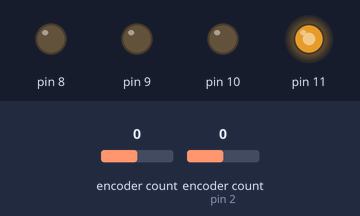
Recording of a program running on a simulated Teensy 4. Parts: output pins drawn as LEDs (lit = HIGH). The inputs (shaded band) are chosen by the test bench; at power-on: encoder count 0, encoder count (sensor on pin 2) 0. What the program prints to the serial monitor is not drawn.

Above: at 0.1 s.
Timing chart, 0 to 1.6 s (numbered marks = the images above):
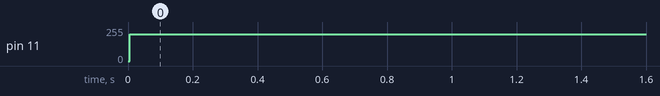

Measured:
- by itself, pin 11: 0/255 → 200/255 at 0.01 s

The program:

main.cpp
```cpp
#include <Encoder.h>
#include <ros.h>
#include <std_msgs/String.h>

Encoder FRenc(2, 3);
//Encoder FLenc(4, 5);
Encoder BRenc(0, 1);
//Encoder BLenc(6, 7);
//timers
IntervalTimer myTimer;

uint32_t enc_timer = 0;
int8_t FRenc_dir = 0; //-1 = backward, 1 = forwad
uint32_t mCurPosValue = 0;

uint8_t FRpwmA = 10;
uint8_t FRpwmB = 11;

double pulsePerRevolution = 932.8; //11*2*2*21.3=932.8 for 2 encoders with 11 pulses. quadrature means times another 2 and gear reduction is 21.3

void countSpeed()
{
}
void setup()
{
    Serial.begin(9600);
    while (!Serial && millis() < 4000)
        ;

    myTimer.begin(countSpeed, 100000); // countspeed every 0.10 seconds
    enc_timer = millis();
    pinMode(8, OUTPUT);
    pinMode(9, OUTPUT);
}

long oldPosition = -999;
//long newPosition = 0;

void getSpeed(Encoder encNumber)
{

    if (millis() - enc_timer > 1000)
    {
        long newPosition = encNumber.read();
        if (newPosition != oldPosition)
        {

            if (oldPosition < newPosition)
            {
                FRenc_dir = 1;
            }
            else
            {
                FRenc_dir = -1;
            }
            Serial.println(newPosition);
            //Serial.println((double)newPosition / 0.05 * 60.0 / pulsePerRevolution * 20.42035225);
            oldPosition = newPosition;

            //Serial.println(FRenc_dir);
            FRenc.write(0);
        }
        //encNumber.write(0);
        enc_timer = millis();
    }
}

void loop()
{

    getSpeed(FRenc);
    //FRenc.write(0);
    //getSpeed(FLenc);
    //getSpeed(BRenc);
    //BRenc.write(0);
    //getSpeed(BLenc);
    //Serial.println(newPosition);
    delay(5);
    analogWrite(11, 200);
    analogWrite(10, 0);
}
```
